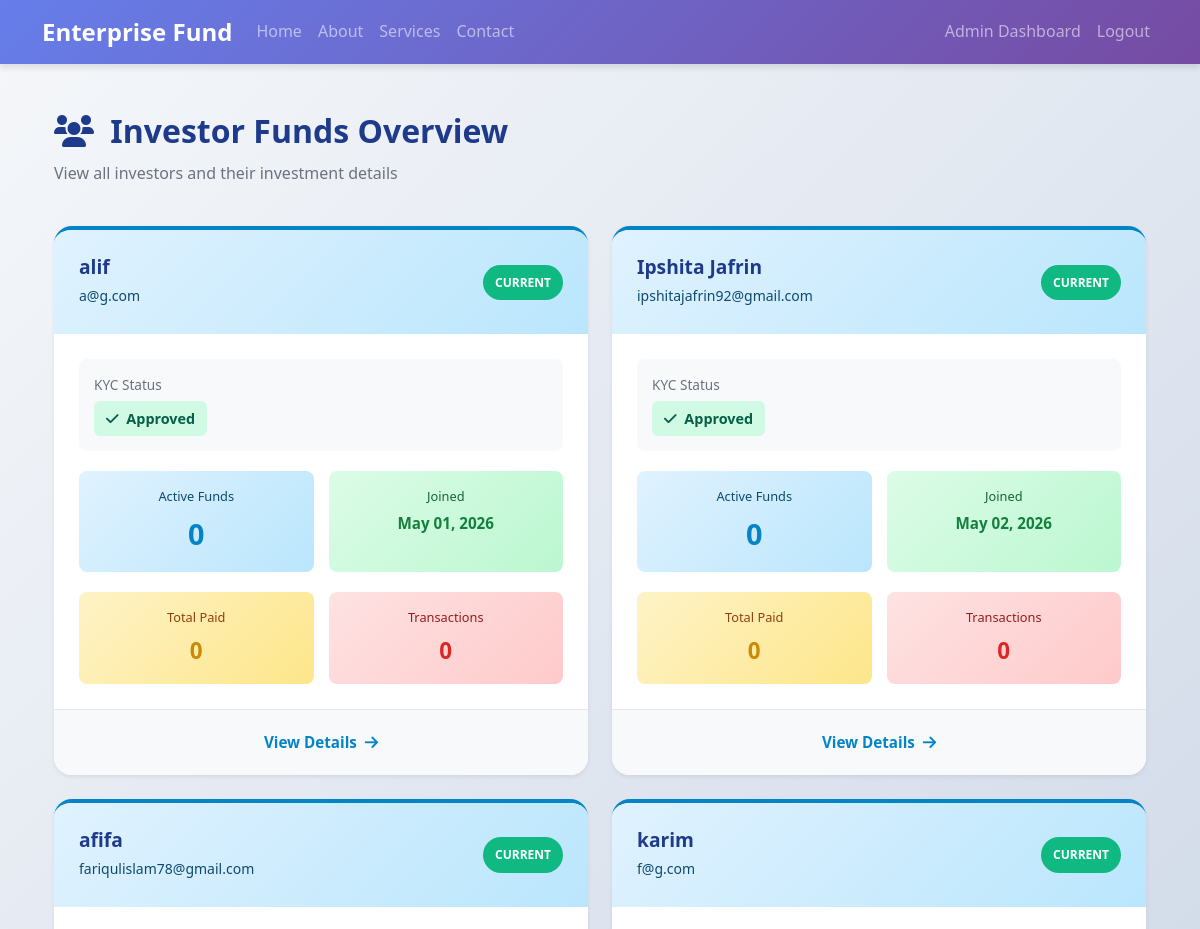
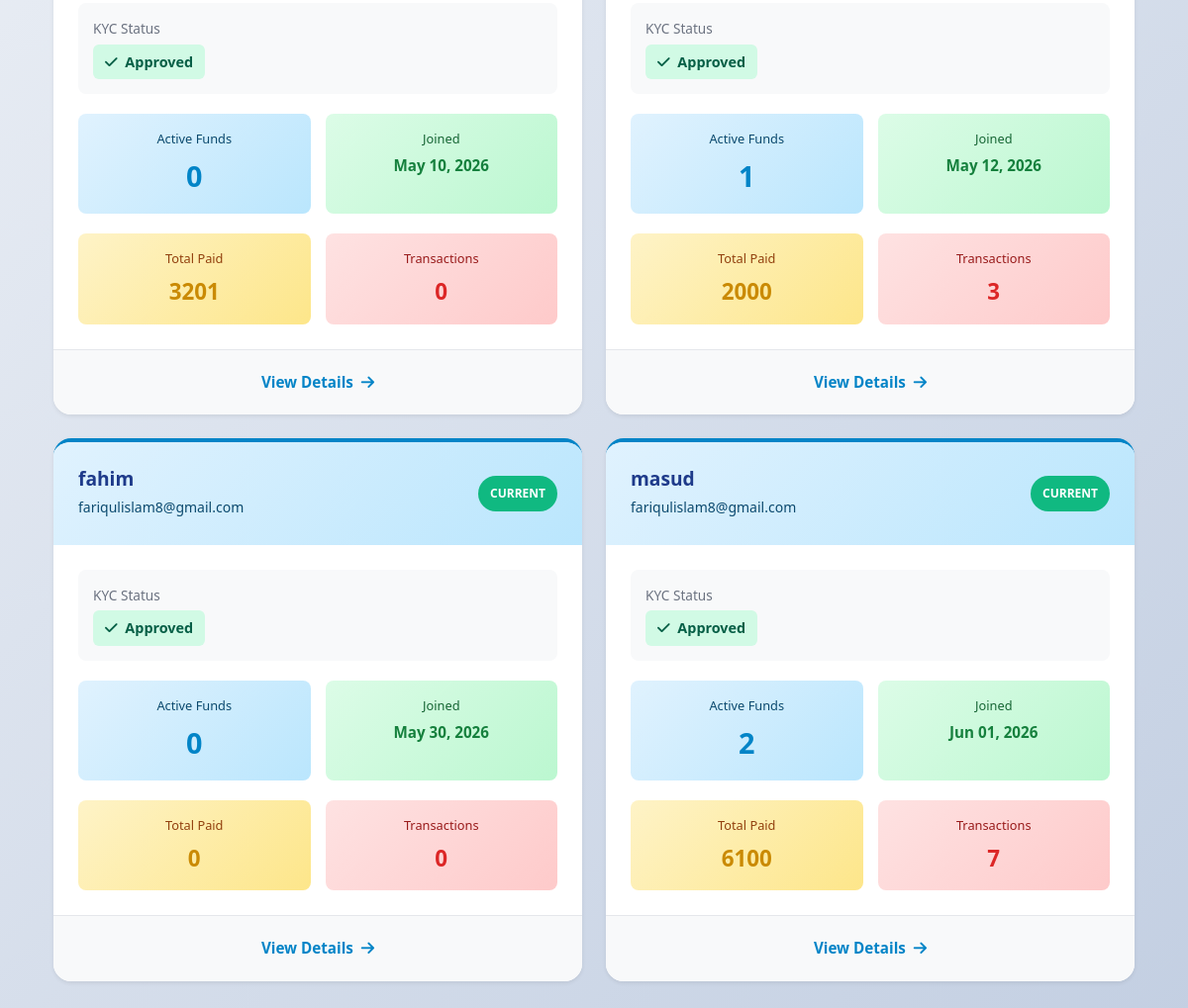
Page /accounts/admin/investor-overview/ (signed in) on the committed database (2 pictures, top to bottom).
### accounts/models.py (models this page shows, shortened)
class CustomUser(AbstractUser):
    ROLE_CHOICES = [
        ('viewer', 'Viewer'),
        ('investor', 'Investor'),
        ('admin', 'Admin'),
    ]
    role = models.CharField(max_length=10, choices=ROLE_CHOICES, default='viewer')
    email_verified = models.BooleanField(default=False)

class InvestorKYC(models.Model):
    STATUS_PENDING = 'pending'
    STATUS_APPROVED = 'approved'
    STATUS_REJECTED = 'rejected'
    STATUS_ADDITIONAL = 'additional_docs'
    STATUS_CHOICES = [
        (STATUS_PENDING, 'Pending'),
        (STATUS_APPROVED, 'Approved'),
        (STATUS_REJECTED, 'Rejected'),
        (STATUS_ADDITIONAL, 'Additional Documents Required'),
    ]
    user = models.OneToOneField(CustomUser, on_delete=models.CASCADE, related_name='kyc')
    full_name = models.CharField(max_length=255)
    date_of_birth = models.DateField(null=True, blank=True)
    gender = models.CharField(max_length=50, blank=True)
    address_line = models.CharField(max_length=255)
    city = models.CharField(max_length=100)
    country = models.CharField(max_length=100)
    postal_code = models.CharField(max_length=20)
    national_id = models.CharField(max_length=100)
    passport_number = models.CharField(max_length=100, blank=True)
    bank_name = models.CharField(max_length=150)
    bank_account = models.CharField(max_length=100)
    income_source = models.CharField(max_length=255)
    id_proof = models.FileField(upload_to='kyc/id_proof/', null=True, blank=True)
    bank_statement = models.FileField(upload_to='kyc/bank_statement/', null=True, blank=True)
    wealth_declaration = models.FileField(upload_to='kyc/wealth_declaration/', null=True, blank=True)
    status = models.CharField(max_length=20, choices=STATUS_CHOICES, default=STATUS_PENDING)
    admin_note = models.TextField(blank=True)
    requested_documents = models.TextField(blank=True)
    submitted_at = models.DateTimeField(auto_now_add=True)
    reviewed_at = models.DateTimeField(null=True, blank=True)

### accounts/views.py (the view)
# urls.py: path('admin/investor-overview/', views.admin_investor_funds_overview, name='admin_investor_funds_overview'),
@login_required
def admin_investor_funds_overview(request):
    if request.user.role != 'admin':
        return HttpResponseForbidden('Access denied')
    investors = CustomUser.objects.filter(role='investor').select_related('kyc')
    investor_cards = []
    for investor in investors:
        kyc = getattr(investor, 'kyc', None)
        joined_date = kyc.submitted_at if kyc else investor.date_joined
        investments = Investment.objects.filter(investor=investor)
        total_funds = investments.filter(status='active').count()
        total_amount_paid = Payment.objects.filter(
            investor=investor,
            status='approved'
        ).aggregate(total=models.Sum('amount'))['total'] or 0
        total_transactions = Payment.objects.filter(
            investment__investor=investor
        ).count() + investments.filter(status='active').count()
        pending_monthly = False
        investor_cards.append({
            'user': investor,
            'kyc': kyc,
            'joined_date': joined_date,
            'total_funds': total_funds,
            'total_amount_paid': total_amount_paid,
            'total_transactions': total_transactions,
            'pending_monthly': pending_monthly,
            'kyc_status': kyc.get_status_display() if kyc else 'Not Applied',
        })
    return render(request, 'accounts/admin_investor_funds_overview.html', {
        'investor_cards': investor_cards
    })

### templates/accounts/admin_investor_funds_overview.html (shortened to what this page needs)
{% extends 'base.html' %}
{% block content %}
<div class="container-fluid my-5">
    <div style="margin-bottom: 40px;">
        <h2 style="color: #1e3a8a; font-weight: 800; font-size: 2rem; margin-bottom: 10px;">
            <i class="fas fa-users me-2"></i> Investor Funds Overview
        </h2>
        <p style="color: #6b7280; font-size: 1rem;">View all investors and their investment details</p>
    </div>
    <div class="row g-4">
        {% for card in investor_cards %}
            <div class="col-lg-6 col-xxl-4">
                <div class="card shadow-sm" style="border-top: 4px solid #0284c7; height: 100%; cursor: pointer; transition: transform 0.3s, box-shadow 0.3s;"
                     onclick="location.href='{% url 'accounts:admin_investor_detail' card.user.id %}'; return false;"
                     onmouseover="this.style.transform='translateY(-5px)'; this.style.boxShadow='0 10px 30px rgba(0,0,0,0.15)';"
                     onmouseout="this.style.transform='translateY(0)'; this.style.boxShadow='0 2px 10px rgba(0,0,0,0.08)';">
                    <div style="background: linear-gradient(135deg, #e0f2fe 0%, #bae6fd 100%); padding: 25px;">
                        <div style="display: flex; justify-content: space-between; align-items: center;">
                            <div>
                                <h5 style="color: #1e3a8a; font-weight: 700; margin-bottom: 5px; font-size: 1.2rem;">{{ card.user.get_full_name|default:card.user.username }}</h5>
                                <small style="color: #0c4a6e;">{{ card.user.email }}</small>
                            </div>
                            {% if card.pending_monthly %}
                                <span style="background-color: #ef4444; color: white; padding: 8px 12px; border-radius: 20px; font-size: 0.75rem; font-weight: 600;">
                                    PENDING
                                </span>
                            {% else %}
                                <span style="background-color: #10b981; color: white; padding: 8px 12px; border-radius: 20px; font-size: 0.75rem; font-weight: 600;">
                                    CURRENT
                                </span>
                            {% endif %}
                        </div>
                    </div>
                    <div class="card-body" style="padding: 25px;">
                        <div style="background: #f8f9fa; padding: 15px; border-radius: 8px; margin-bottom: 20px;">
                            <p style="font-size: 0.85rem; color: #6b7280; margin-bottom: 5px;">KYC Status</p>
                            <p style="margin: 0;">
                                {% if card.kyc_status == 'Approved' %}
                                    <span style="display: inline-block; padding: 6px 12px; background-color: #d1fae5; color: #065f46; border-radius: 6px; font-weight: 600; font-size: 0.9rem;">
                                        <i class="fas fa-check me-1"></i> {{ card.kyc_status }}
                                    </span>
                                {% else %}
                                    <span style="display: inline-block; padding: 6px 12px; background-color: #fef3c7; color: #92400e; border-radius: 6px; font-weight: 600; font-size: 0.9rem;">
                                        {{ card.kyc_status }}
                                    </span>
                                {% endif %}
                            </p>
                        </div>
                        <div style="display: grid; grid-template-columns: 1fr 1fr; gap: 15px; margin-bottom: 20px;">
                            <div style="text-align: center; padding: 15px; background: linear-gradient(135deg, #e0f2fe 0%, #bae6fd 100%); border-radius: 8px;">
                                <p style="font-size: 0.8rem; color: #0c4a6e; margin-bottom: 5px;">Active Funds</p>
                                <p style="font-size: 1.8rem; font-weight: 800; color: #0284c7; margin: 0;">{{ card.total_funds }}</p>
                            </div>
                            <div style="text-align: center; padding: 15px; background: linear-gradient(135deg, #dcfce7 0%, #bbf7d0 100%); border-radius: 8px;">
                                <p style="font-size: 0.8rem; color: #166534; margin-bottom: 5px;">Joined</p>
                                <p style="font-size: 0.95rem; font-weight: 600; color: #15803d; margin: 0;">{{ card.joined_date|date:"M d, Y" }}</p>
                            </div>
                        </div>
                        <div style="display: grid; grid-template-columns: 1fr 1fr; gap: 15px;">
                            <div style="text-align: center; padding: 15px; background: linear-gradient(135deg, #fef3c7 0%, #fde68a 100%); border-radius: 8px;">
                                <p style="font-size: 0.8rem; color: #92400e; margin-bottom: 5px;">Total Paid</p>
                                <p style="font-size: 1.4rem; font-weight: 800; color: #ca8a04; margin: 0;">{{ card.total_amount_paid|floatformat:0 }}</p>
                            </div>
                            <div style="text-align: center; padding: 15px; background: linear-gradient(135deg, #fee2e2 0%, #fecaca 100%); border-radius: 8px;">
                                <p style="font-size: 0.8rem; color: #991b1b; margin-bottom: 5px;">Transactions</p>
                                <p style="font-size: 1.4rem; font-weight: 800; color: #dc2626; margin: 0;">{{ card.total_transactions }}</p>
                            </div>
                        </div>
                    </div>
                    <div style="padding: 20px 25px; background: #f8f9fa; border-top: 1px solid #e5e7eb; text-align: center; border-radius: 0 0 12px 12px;">
                        <a href="{% url 'accounts:admin_investor_detail' card.user.id %}" style="color: #0284c7; text-decoration: none; font-weight: 600; font-size: 0.95rem;">
                            View Details <i class="fas fa-arrow-right ms-1"></i>
                        </a>
                    </div>
                </div>
            </div>
        {% endfor %}
    </div>
</div>
{% endblock %}

### static/css/style.css (style rules this page uses)
body { font-family: 'Segoe UI', Tahoma, Geneva, Verdana, sans-serif; background: linear-gradient(135deg, #f5f7fa 0%, #c3cfe2 100%); color: #333; line-height: 1.6; }
.card { box-shadow: 0 4px 8px rgba(0,0,0,.1); border: none; border-radius: 10px; transition: transform 0.3s ease, box-shadow 0.3s ease; }
.card { border-radius: 18px !important; overflow: hidden; }

### rows in the picture
CustomUser: user.get_full_name "alif", user.email "a@g.com", kyc_status "Approved", total_funds "0", joined_date "May 01, 2026", total_amount_paid "0", total_transactions "0"
CustomUser: user.get_full_name "Ipshita Jafrin", user.email "ipshitajafrin92@gmail.com", kyc_status "Approved", total_funds "0", joined_date "May 02, 2026", total_amount_paid "0", total_transactions "0"
CustomUser: user.get_full_name "afifa", user.email "fariqulislam78@gmail.com", kyc_status "Approved", total_funds "0", joined_date "May 10, 2026", total_amount_paid "3201", total_transactions "0"
CustomUser: user.get_full_name "karim", user.email "f@g.com", kyc_status "Approved", total_funds "1", joined_date "May 12, 2026", total_amount_paid "2000", total_transactions "3"
CustomUser: user.get_full_name "fahim", user.email "fariqulislam8@gmail.com", kyc_status "Approved", total_funds "0", joined_date "May 30, 2026", total_amount_paid "0", total_transactions "0"
CustomUser: user.get_full_name "masud", user.email "fariqulislam8@gmail.com", kyc_status "Approved", total_funds "2", joined_date "Jun 01, 2026", total_amount_paid "6100", total_transactions "7"
